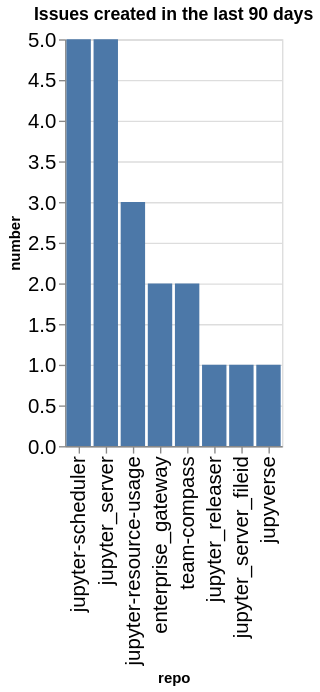

The notebook cell saved with this chart:
### Code cell
created_counts = created.groupby(['org', 'repo']).count()['number'].reset_index()
created_counts['org/repo'] = created_counts.apply(lambda a: a['org'] + '/' + a['repo'], axis=1)
sorted_vals = created_counts.sort_values(['org', 'number'], ascending=False)['repo'].values
alt.Chart(data=created_counts, title=f"Issues created in the last {n_days} days").mark_bar().encode(
    x=alt.X('repo', sort=alt.Sort(sorted_vals.tolist())),
    y='number',
)

### Figure 1 — Vega-Lite specification as saved in the notebook (floating-point values rounded to 4 significant figures)
{"config": {"axisLeft": {"labelFontSize": 15}, "axisBottom": {"labelFontSize": 15}}, "data": {"name": "data-3da0153863871c6aa2588cd36999764d"}, "mark": {"type": "bar"}, "encoding": {"x": {"field": "repo", "sort": ["jupyter-scheduler", "jupyter_server", "jupyter-resource-usage", "enterprise_gateway", "team-compass", "jupyter_releaser", "jupyter_server_fileid", "jupyverse"], "type": "nominal"}, "y": {"field": "number", "type": "quantitative"}}, "title": "Issues created in the last 90 days", "$schema": "https://vega.github.io/schema/vega-lite/v5.20.1.json", "datasets": {"data-3da0153863871c6aa2588cd36999764d": [{"org": "jupyter-server", "repo": "enterprise_gateway", "number": 2, "org/repo": "jupyter-server/enterprise_gateway"}, {"org": "jupyter-server", "repo": "jupyter-resource-usage", "number": 3, "org/repo": "jupyter-server/jupyter-resource-usage"}, {"org": "jupyter-server", "repo": "jupyter-scheduler", "number": 5, "org/repo": "jupyter-server/jupyter-scheduler"}, {"org": "jupyter-server", "repo": "jupyter_releaser", "number": 1, "org/repo": "jupyter-server/jupyter_releaser"}, {"org": "jupyter-server", "repo": "jupyter_server", "number": 5, "org/repo": "jupyter-server/jupyter_server"}, {"org": "jupyter-server", "repo": "jupyter_server_fileid", "number": 1, "org/repo": "jupyter-server/jupyter_server_fileid"}, {"org": "jupyter-server", "repo": "jupyverse", "number": 1, "org/repo": "jupyter-server/jupyverse"}, {"org": "jupyter-server", "repo": "team-compass", "number": 2, "org/repo": "jupyter-server/team-compass"}]}}
